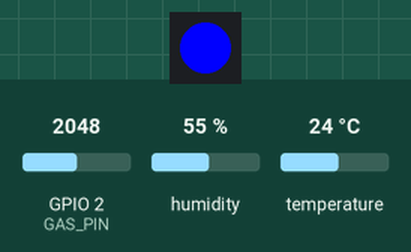
The sketch below on a simulated ESP32. On the bench: 1 RGB LEDs in strip order, left to right. The test bench sets the inputs (shaded band); at power-on: temperature 24 °C, GPIO 2 (GAS_PIN) = 2048, humidity 55 %. WiFi joins after 1.5 s; servers stay silent unless stated; uploads are accepted with an empty reply; what the sketch prints to the serial monitor is not drawn.

Above: at 10.6 s.
10.7 s: temperature set to 29 °C
21.2 s: temperature set to 32 °C
At 30.9 s:
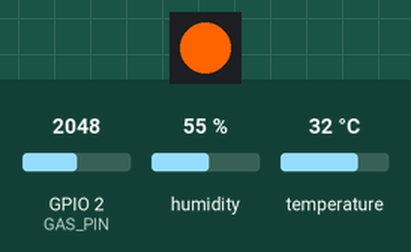
31.5 s: temperature set to 12 °C
At 41.0 s:
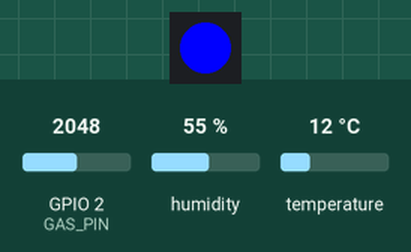
41.5 s: temperature set to 33 °C
At 51.0 s:
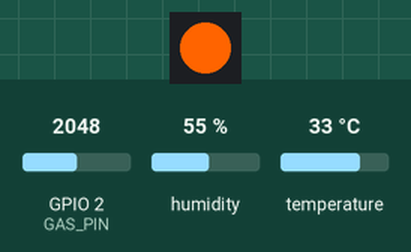
Timing chart, 0 to 52.5 s (numbered marks = the images above; inputs shaded):
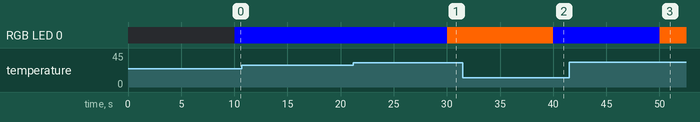

Measured:
- the behaviour switches between 30 and 31 °C on temperature (found by bisection; images 0 and 1)
- after the input at 10.7 s, every drawn part: stays the same
- after the input at 21.2 s, RGB LED 0: RGB(0, 0, 255) → RGB(255, 100, 0) after 8.8 s
- after the input at 31.5 s, RGB LED 0: RGB(255, 100, 0) → RGB(0, 0, 255) after 8.5 s
- after the input at 41.5 s, RGB LED 0: RGB(0, 0, 255) → RGB(255, 100, 0) after 8.5 s

The sketch:

Wetterstation_DHT11.ino
```cpp
#include <WiFi.h>
#include <WiFiManager.h>
#include <HTTPClient.h>
#include <Adafruit_NeoPixel.h>
#include <ESPAsyncWebServer.h>
#include "DHT.h"

#define DHT11_PIN 9
#define GAS_PIN 2
#define LED_PIN 8
DHT dht11(DHT11_PIN, DHT11);
Adafruit_NeoPixel led(1, LED_PIN, NEO_GRB + NEO_KHZ800);

WiFiManager wifiManager;
AsyncWebServer server(80);

#define MAX_POINTS 5
float tempHistory[MAX_POINTS];
float humiHistory[MAX_POINTS];
float gasHistory[MAX_POINTS];
int tempIndex = 0;

bool ledEnabled = true;

void updateLED(float t) {
  if (ledEnabled) {
    if (WiFi.status() != WL_CONNECTED) {
      led.setPixelColor(0, led.Color(255, 0, 0)); // rot
    } else if (t > 30) {
      led.setPixelColor(0, led.Color(255, 100, 0)); // orange
    } else {
      led.setPixelColor(0, led.Color(0, 0, 255)); // blau
    }
  } else {
    led.setPixelColor(0, 0);
  }
  led.show();
}

void setup() {
  Serial.begin(115200);
  dht11.begin();
  led.begin();
  led.show();
  pinMode(GAS_PIN, INPUT);

  if (wifiManager.autoConnect("WetterstationAP")) {
    Serial.println("✅ WLAN verbunden: " + WiFi.localIP().toString());
  }

  // Root: HTML Interface mit Graph und LED-Steuerung
  server.on("/", HTTP_GET, [](AsyncWebServerRequest *req) {
    String html = R"rawliteral(
      <html><head><meta charset="UTF-8"><title>Wetterstation</title></head><body>
      <h2>🌤 Wetterstation ESP32</h2>
      <p><a href="/led/on">LED Ein</a> | <a href="/led/off">LED Aus</a></p>
      <p><a href="/daten">📈 Verlauf</a> | <a href="http://192.168.130.122/daten.php">📊 Datenbank</a></p>
      <canvas id="chart" width="400" height="200"></canvas>
      <script src="https://cdn.jsdelivr.net/npm/chart.js"></script>
      <script>
        async function fetchData() {
          const res = await fetch('/daten');
          const data = await res.json();

          const ctx = document.getElementById('chart').getContext('2d');
          new Chart(ctx, {
            type: 'bar',
            data: {
              labels: ['Temperatur (°C)', 'Luftfeuchtigkeit (%)', 'Gas (%)'],
              datasets: [{
                label: '⌀ Durchschnitt der letzten 5 Werte',
                data: [data.temperatur, data.luftfeuchtigkeit, data.gas],
                backgroundColor: ['orange', 'blue', 'green']
              }]
            },
            options: {
              scales: {
                y: {
                  beginAtZero: true,
                  max: 100
                }
              }
            }
          });
        }
        fetchData();
        </script>

      </body></html>
    )rawliteral";
    req->send(200, "text/html", html);
  });

  // Verlauf als JSON
  server.on("/daten", HTTP_GET, [](AsyncWebServerRequest *req) {
    float tempSum = 0, humiSum = 0, gasSum = 0;
    for (int i = 0; i < MAX_POINTS; i++) {
      tempSum += tempHistory[i];
      humiSum += humiHistory[i];
      gasSum  += gasHistory[i];
    }

    float tempAvg = tempSum / MAX_POINTS;
    float humiAvg = humiSum / MAX_POINTS;
    float gasAvg  = gasSum  / MAX_POINTS;

    String json = "{";
    json += "\"temperatur\":" + String(tempAvg, 2) + ",";
    json += "\"luftfeuchtigkeit\":" + String(humiAvg, 2) + ",";
    json += "\"gas\":" + String(gasAvg, 2);
    json += "}";

    req->send(200, "application/json", json);
  });


  server.on("/led/on", HTTP_GET, [](AsyncWebServerRequest *req) {
    ledEnabled = true;
    req->redirect("/");
  });

  server.on("/led/off", HTTP_GET, [](AsyncWebServerRequest *req) {
    ledEnabled = false;
    req->redirect("/");
  });

  server.begin();
}

void loop() {
  static unsigned long last = 0;
  if (millis() - last > 10000) {
    last = millis();

    float t = dht11.readTemperature();
    float h = dht11.readHumidity();
    int rawGas = analogRead(GAS_PIN);
    float gasPercent = rawGas / 4095.0 * 100.0;

    if (!isnan(t) && !isnan(h)) {
      Serial.printf("🌡 %.2f °C | 💧 %.2f %% | 🧪 Gas: %.2f %%\n", t, h, gasPercent);

      tempHistory[tempIndex] = t;
      humiHistory[tempIndex] = h;
      gasHistory[tempIndex] = gasPercent;
      tempIndex = (tempIndex + 1) % MAX_POINTS;

      updateLED(t);

      HTTPClient http;
      http.begin("http://192.168.130.122/insert.php");
      http.addHeader("Content-Type", "application/json");
      String json = "{\"temperatur\":" + String(t) +
                    ",\"luftfeuchtigkeit\":" + String(h) +
                    ",\"sensor\":" + String(gasPercent) + "}";

      int code = http.POST(json);
      if (code > 0) {
        Serial.println("✅ DB-Response: " + http.getString());
      } else {
        Serial.printf("❌ Fehler beim Senden: %s\n", http.errorToString(code).c_str());
      }
      http.end();
    }
  }
}
```
